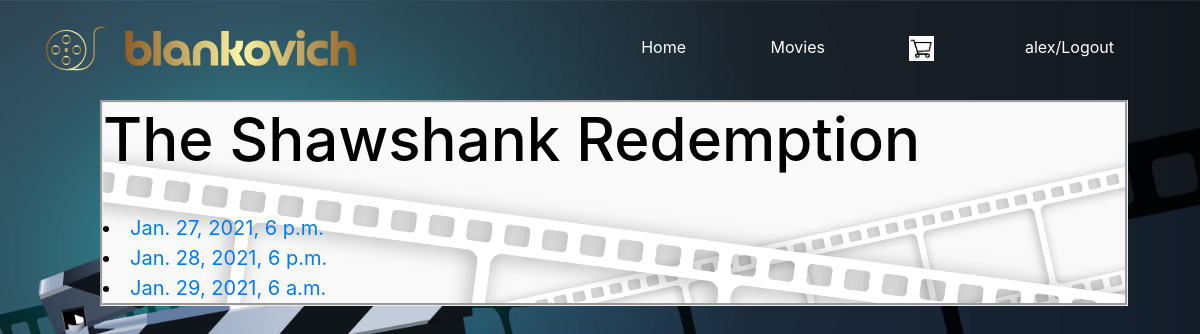
Screenshot of /screenings/2 (signed in) with the database file from the repository.
### movies/models.py (models this page shows)
class Movie(models.Model):
    name = models.CharField(blank=False, max_length=30)
    year = models.PositiveSmallIntegerField(default=0)
    duration = models.DurationField(default=timedelta())
    genres = models.CharField(blank=False, max_length=100)
    rate = models.DecimalField(decimal_places=1, max_digits=3, default=0, validators=(MinValueValidator(0), MaxValueValidator(10)))
    poster = models.URLField(default='')
    ageLimit = models.PositiveSmallIntegerField(default=0)

class Screening(models.Model):
    movie = models.ForeignKey(Movie, on_delete=models.PROTECT, related_name='movie')
    hall = models.ForeignKey(Hall, on_delete=models.PROTECT, related_name='hall', null=True)
    screenDate = models.DateTimeField()
    price = models.DecimalField(decimal_places=2, max_digits=20, default=39.99, validators=[MinValueValidator(0)])

### movies/views.py (the view)
# urls.py: url(r'^screenings/(?P<sid>.*)', movies_views.movie_screenings, name='movie_screenings'),
def movie_screenings(request,sid):
    context={
        'screenings': Screening.objects.filter(movie__id=sid).filter(screenDate__gte=now()).order_by('screenDate')
    }
    context['name'] = context['screenings'][0].movie.name
    return render(request, "screenings.html", context)

### templates/screenings.html (shortened to what this page needs)
{% extends "base.html" %}
{% load static %}
{% block mainbody %}
<html>
<head>
</head>
<body>
<div class="bg">
    <div class="media">
        <div class="movieDetails">
            <h5 class="movieTitle">{{ name }}</h5>
            {%for screening in screenings %}
            <li><a href="/tickets/{{ screening.id }}">{{ screening.screenDate }}</a></li>
            {% endfor %}
        </div>
    </div>
</div>
</body>
</html>
{% endblock %}

### templates/navbar.html (shortened to what this page needs)
<link href="//maxcdn.bootstrapcdn.com/bootstrap/4.1.1/css/bootstrap.min.css" rel="stylesheet" id="bootstrap-css">
{% load static %}
<!DOCTYPE html>
<html lang="pt-br">
   <head>
   </head>
   <body>
      <div class="wrapper">
         <header>
            <nav>
               <div class="logo"><a href='{% url 'home' %}'>
                  </a>
               </div>
               <div class="menu">
                  <ul>
                     <li><a href='{% url 'home' %}'>Home</a></li>
                     <li><a href='{% url 'movies' %}'>Movies</a></li>
                     {% if request.user.is_authenticated %}
                        <li><a href='{% url 'cart' %}'><img src="{% static "images/cart.png" %}" width="25" height="25"></img></a></li>
                        <li>
                        <form action = "logout/" method="post">
                              <button class="logout_btn" name="logout" onclick="logout()" style="color:white;">{{request.user}}/Logout</button>
                        </form>
                           </li>
                     {%else%}
                     <li><a href='{% url 'user_login' %}'>Login/Create New Account</a></li>
                     {%endif%}
                  </ul>
               </div>
            </nav>
         </header>
      </div>
   </body>
</html>

### templates/navbar.html (style rules this page uses)
.logout_btn { border: none; background-color: inherit; display: white; }

### rows the page displays
Movie: name "The Shawshank Redemption"
Screening: screenDate "Jan. 27, 2021, 6 p.m."
Screening: screenDate "Jan. 28, 2021, 6 p.m."
Screening: screenDate "Jan. 29, 2021, 6 a.m."

### other values shown
{{ request.user }} "alex"
